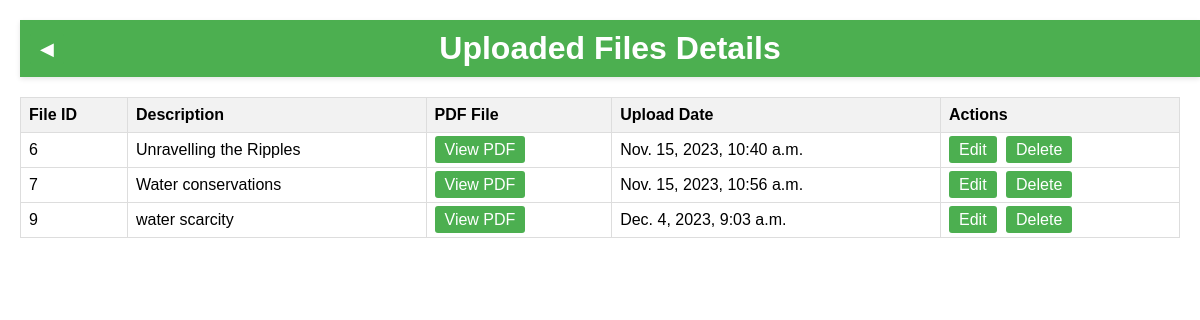
Screenshot of /file_details.html with the database file from the repository.
### watersystemapp/models.py (models this page shows, shortened)
class UploadedFile(models.Model):
    file_id = models.AutoField(primary_key=True)
    description = models.TextField()
    pdf_file = models.FileField(upload_to='uploads/pdf/')
    upload_date = models.DateTimeField(auto_now_add=True)

### watersystemapp/views.py (the view)
# urls.py: path('file_details.html', views.file_details, name='file_details'),
def file_details(request):
    files = UploadedFile.objects.all()
    return render(request, 'file_details.html', {'files': files})

### templates/file_details.html (shortened to what this page needs)
<!DOCTYPE html>
<html lang="en">
<head>
</head>
<body>
    <header>
        <a href="admindashboard.html">&#9664;</a>
        <h1>Uploaded Files Details</h1>
    </header>
    <table>
        <thead>
            <tr>
                <th>File ID</th>
                <th>Description</th>
                <th>PDF File</th>
                <th>Upload Date</th>
                <th>Actions</th>
            </tr>
        </thead>
        <tbody>
            {% for file in files %}
                <tr>
                    <td>{{ file.file_id }}</td>
                    <td>{{ file.description }}</td>
                    <td><a href="{{ file.pdf_file.url }}" target="_blank">View PDF</a></td>
                    <td>{{ file.upload_date }}</td>
                    <td>
                        <a href="{% url 'edit_file' file.file_id %}">Edit</a>
                        <a href="{% url 'delete_file' file.file_id %}">Delete</a>
                    </td>
                </tr>
            {% endfor %}
        </tbody>
    </table>
</body>
</html>

### templates/file_details.html (style rules this page uses)
body { font-family: 'Arial', sans-serif; margin: 20px; }
h1 { color: #fff; margin: 0; }
header { background-color: #4CAF50; color: white; padding: 10px; width: 100%; margin-top: 0; text-align: center; box-shadow: 0 2px 5px rgba(0, 0, 0, 0.1); position: relative; }
header a { text-decoration: none; position: absolute; left: 10px; top: 50%; transform: translateY(-50%); color: white; font-size: 18px; }
table { width: 100%; border-collapse: collapse; margin-top: 20px; }
th, td { border: 1px solid #ddd; padding: 8px; text-align: left; }
th { background-color: #f2f2f2; }
a { text-decoration: none; padding: 5px 10px; margin-right: 5px; background-color: #4CAF50; color: white; border-radius: 3px; transition: background-color 0.3s; }

### rows the page displays
UploadedFile: file_id "6", description "Unravelling the Ripples", upload_date "Nov. 15, 2023, 10:40 a.m."
UploadedFile: file_id "7", description "Water conservations", upload_date "Nov. 15, 2023, 10:56 a.m."
UploadedFile: file_id "9", description "water scarcity", upload_date "Dec. 4, 2023, 9:03 a.m."
